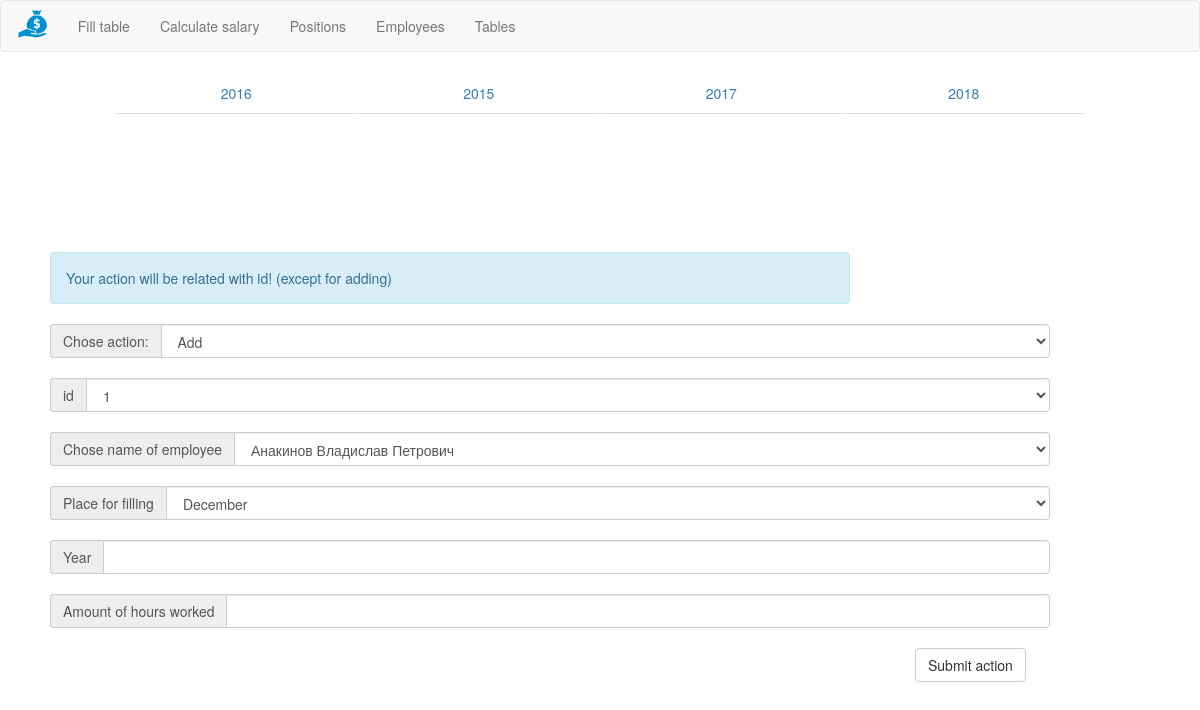
Before: /tables/ with the older database file.
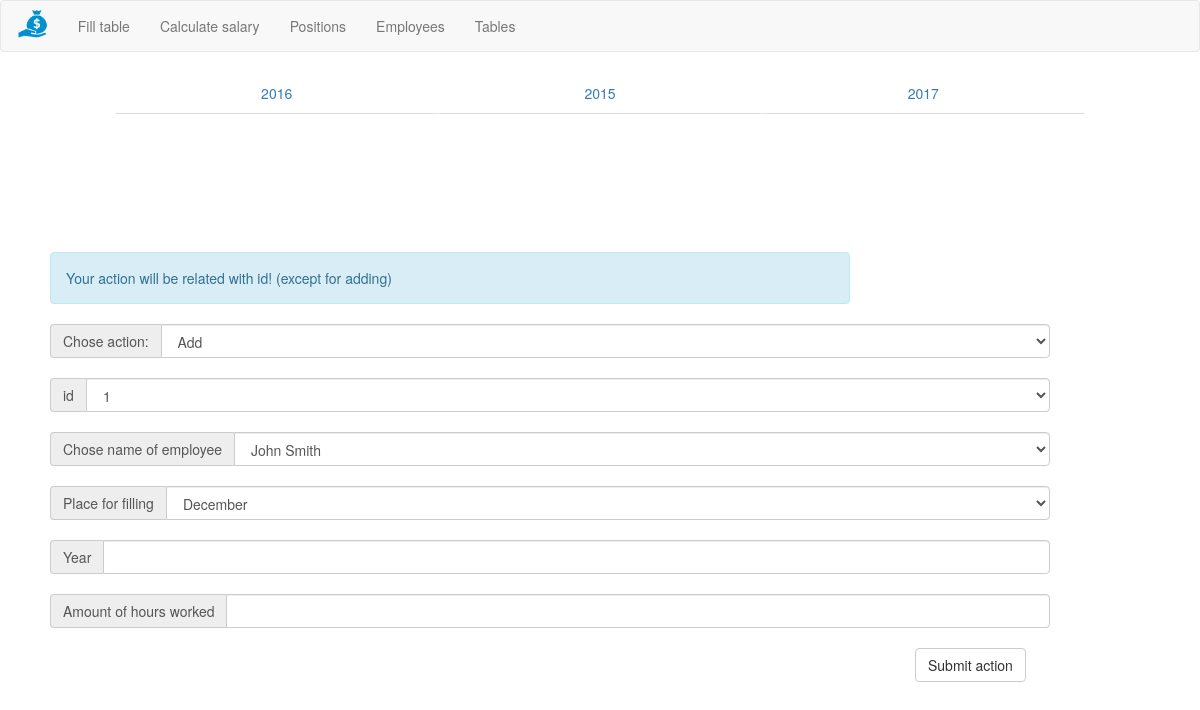
After: the same page with the newer database file.
### tables this page shows
CREATE TABLE Tables (id INTEGER, employeeId INTEGER, month INTEGER, year INTEGER, hours TEXT);

### __init__.py (the view)
@app.route("/tables/")
def tables():
    try:
        TABLES_DATA = Table().get_all_db_data()
        EMPLOYEES_DATA = Employee().get_all_db_data()
        indexes = []
        for item in TABLES_DATA:
            indexes.append(item[0])
        RENDERED_TABLES_DATA = Employee().render(TABLES_DATA)
        return render_template("tables.html", indexes=indexes, EMPLOYEES_DATA=EMPLOYEES_DATA, TABLES_DATA=RENDERED_TABLES_DATA, error=None)
    except Exception as e:
        return render_template("tables.html", indexes=[], TABLES_DATA={}, EMPLOYEES_DATA={}, error="Exception has been caught: " + e.args[0])

### Employee.py (called while the page is built)
    def get_all_db_data(self):
        db = sqlite.connect(self.database)
        db.row_factory = sqlite.Row
        with db:
            conn = db.cursor()
            conn.execute("SELECT * FROM {}".format(self.table))
            data = conn.fetchall()
            return data

### Table.py (called while the page is built)
    def get_all_db_data(self):
        db = sqlite.connect(self.database)
        db.row_factory = sqlite.Row
        with db:
            conn = db.cursor()
            conn.execute("SELECT * FROM {}".format(self.table))
            data = conn.fetchall()
            return data

### templates/tables.html (shortened to what this page needs)
{% extends "header.html" %}
{% block body %}
    <div class="col-md-offset-1 col-md-10 col-lg-offset-1 col-lg-10 col-xs-12">
        <ul class="nav nav-tabs nav-justified">
            {% for year in TABLES_DATA.keys() %}
            <li><a data-toggle="tab" href="#{{year}}"> {{year}} </a></li>
            {% endfor %}
        </ul>
    </div>
    <form method="POST" action="/tables-handler/" style="margin-top: 200px; clear: both;">
        <div class="alert alert-info" role="alert" style="margin:100px 50px 20px 50px; width: 800px;">
            Your action will be related with id! (except for adding)
        </div>
        <div class="input-group" style="margin: 20px 50px; width: 1000px;">
            <span class="input-group-addon" id="basic-addon1"> Chose action: </span>
            <select type="text" class="form-control"
                    aria-describedby="basic-addon1" name="action" value="{{request.form.action}}">
                <option value="add">Add</option>
            </select>
        </div>
        <div class="input-group" style="margin: 20px 50px; width: 1000px;">
            <span class="input-group-addon" id="basic-addon1"> id </span>
            <select type="text" class="form-control"
                    aria-describedby="basic-addon1" name="id" value="{{request.form.id}}">
                {% for item in indexes:%}
                <option value="{{item}}">{{item}}</option>
                {% endfor %}
            </select>
        </div>
                <div class="input-group" style="margin: 20px 50px; width: 1000px;">
            <span class="input-group-addon" id="basic-addon1"> Chose name of employee </span>
            <select type="text" class="form-control"
                    aria-describedby="basic-addon1"
                    name="employee_name" value="{{request.form.employee_name}}">
                {% for employee in EMPLOYEES_DATA %}
                <option>
                    {{employee["name"]}}
                </option>
                {% endfor %}
            </select>
        </div>
        <div class="input-group" style="margin: 20px 50px; width: 1000px;">
            <span class="input-group-addon" id="basic-addon1"> Place for filling </span>
            <select type="text" class="form-control"
                    aria-describedby="basic-addon1"
                    name="month" value="{{request.form.month}}">
                <option value="12"> December </option>
            </select>
        </div>
        <div class="input-group" style="margin: 20px 50px; width: 1000px;">
            <span class="input-group-addon" id="basic-addon1"> Year </span>
            <input type="number" class="form-control"
                    aria-describedby="basic-addon1"
                    name="year" value="{{request.form.year}}">
        </div>
        <div class="input-group" style="margin: 20px 50px; width: 1000px;">
            <span class="input-group-addon" id="basic-addon1"> Amount of hours worked</span>
            <input type="text" class="form-control"
                    aria-describedby="basic-addon1"
                    name="hours" value="{{request.form.hours}}">
        </div>
        <button type="submit" class="btn btn-default" style="margin-left: 915px; margin-bottom: 50px;"> Submit action </button>
    </form>
{% endblock%}

Changed rows visible on the page:
no longer on this page (row edited): Tables: year "2018"
Other visible differences:
form field employee_name: "Анакинов Владислав Петрович" → "John Smith"
